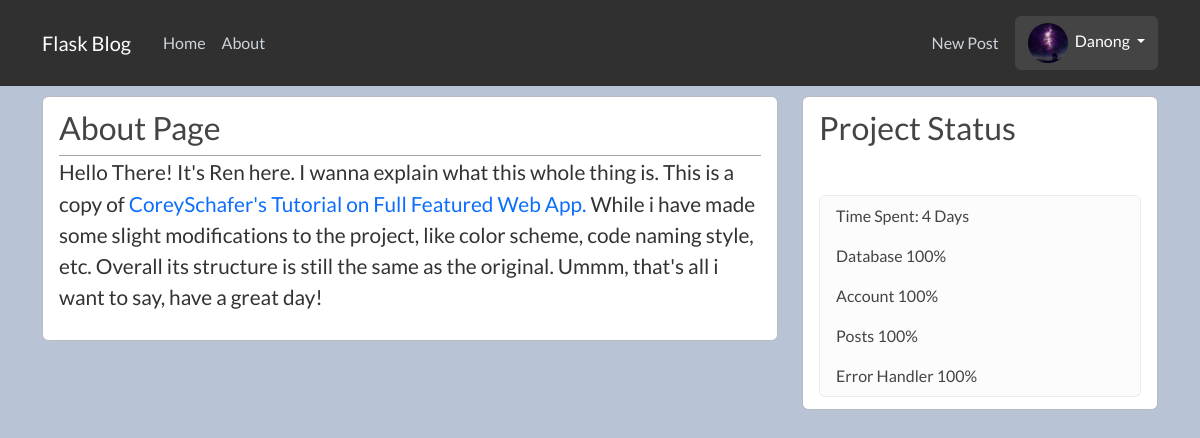
/about (signed in), run on the app's committed database.
### flask_blog/models.py (models this page shows, shortened)
class User(db.Model, UserMixin):
	id = db.Column(db.Integer, primary_key=True)
	username = db.Column(db.String(20), unique=True, nullable=False)
	email = db.Column(db.String(120), unique=True, nullable=False)
	date_created = db.Column(db.DateTime, nullable=False, default=datetime.utcnow)
	image_file = db.Column(db.String(20), nullable=False, default='default.jpg')
	password = db.Column(db.String(60), nullable=False)
	privilege_level = db.Column(db.Integer, nullable=False, default=4)
	posts = db.relationship('Post', backref='author', lazy=True)

### flask_blog/main/routes.py (the view)
@main.route('/about')
def about():
	return render_template("about.html", title='About')

### flask_blog/models.py (called while the page is built)
@loginManager.user_loader
def loadUser(userID: int):
	return User.query.get(int(userID))

### flask_blog/utils.py (called while the page is built)
def get_profile_picture(user: User):
	profile_picture = url_for('static', filename=f'profile_pictures/{user.image_file}')
	return profile_picture

### flask_blog/templates/about.html
{% extends "layout.html" %}
{% block content %}
    <div class="content-section">
        <h3>About Page</h3>
        <p style="border-top: 0.05rem solid #a0a4ad;font-size:1.3rem">Hello There! It's Ren here. I wanna explain what this whole thing is. This is a copy of <a href="https://www.youtube.com/playlist?list=PL-osiE80TeTs4UjLw5MM6OjgkjFeUxCYH">CoreySchafer's Tutorial on Full Featured Web App.</a> While i have made some slight modifications to the project, like color scheme, code naming style, etc. Overall its structure is still the same as the original. Ummm, that's all i want to say, have a great day!</p>
    </div>
{% endblock %}
{% block sidebar %}
        <div class="col-md-4">
          <div class="content-section">
            <h3>Project Status</h3>
            <p class='text-muted'>Finished</p>
              <ul class="list-group">
                <li class="list-group-item list-group-item-light">Time Spent: 4 Days</li>
                <li class="list-group-item list-group-item-light">Database 100%</li>
                <li class="list-group-item list-group-item-light">Account 100%</li>
                <li class="list-group-item list-group-item-light">Posts 100%</li>
                <li class="list-group-item list-group-item-light">Error Handler 100%</li>
              </ul>
          </div>
        </div>
{% endblock sidebar %}

### flask_blog/templates/layout.html (shortened to what this page needs)
<!DOCTYPE html>
<html>
<head>
    <link rel="stylesheet" href="https://maxcdn.bootstrapcdn.com/bootstrap/4.0.0/css/bootstrap.min.css">
    <link rel="stylesheet" type="text/css" href="https://bootswatch.com/5/darkly/bootstrap.css">
    <link rel="stylesheet" type="text/css" href="{{ url_for('static', filename='main.css') }}">
</head>
<body>
    <header class="site-header">
      <nav class="navbar navbar-expand-md navbar-expand-lg navbar-expand-xs navbar-dark bg-dark fixed-top">
        <div class="container">
          <a class="navbar-brand mr-4" href="/">Flask Blog</a>
          <div class="collapse navbar-collapse" id="navbarToggle">
            <div class="navbar-nav mr-auto">
              <a class="nav-item nav-link" href="{{ url_for('main.home') }}">Home</a>
              <a class="nav-item nav-link" href="{{ url_for('main.about') }}">About</a>
            </div>
            {% if current_user.is_authenticated %}
              <div class="navbar-nav mr-2">
                  <a class="nav-item nav-link" href="{{ url_for('posts.newPost') }}">New Post</a>
              </div>
              <div class="dropdown">
                  <button class="btn btn-secondary dropdown-toggle" type="button" id="dropdownMenuButton" data-toggle="dropdown" aria-haspopup="true" aria-expanded="false">
                    <img src="{{ get_profile_picture(current_user) }}" width="40" height="40" class="rounded-circle mr-1"> {{ current_user.username }}
                  </button>
              </div>
            {% else %}
              <div class="navbar-nav">
                <a class="nav-item nav-link" href="{{ url_for('users.login') }}">Login</a>
                <a class="nav-item nav-link" href="{{ url_for('users.register') }}">Register</a>
              </div>
            {% endif %}
          </div>
        </div>
      </nav>
    </header>
    <main role="main" class="container">
      <div class="row">
        <div class="col-md-8">
          {% block content %}{% endblock %}
        </div>
        {% block sidebar %}{% endblock %}
      </div>
    </main>
</body>
</html>

### flask_blog/static/main.css (style rules this page uses)
body { background: #b8c3d6; color: #333333; margin-top: 6rem; }
h1, h2, h3, h4, h5, h6 { color: #444444; }
a { color: #0d6efd; text-decoration: none; }
.site-header .navbar-nav .nav-link { color: #cbd5db; padding-top: 0.05rem; padding-bottom: 0.02rem; }
.content-section { background: #ffffff; padding: 0.75rem 1rem; border: 0.05rem solid #b6bac2; border-radius: 0.4rem; margin-bottom: 1rem; }

### data on the page
User: image_file (picture), username "Danong"
